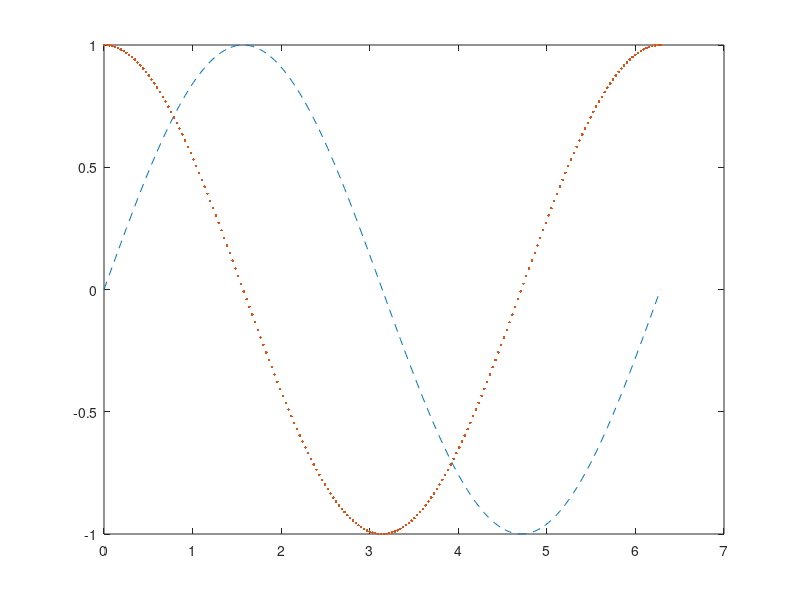

This chart was generated by the following MATLAB code: (Note: this script raises an error after producing the figure.)
% plot(x, y)
% y2 = cos(x);
% plot(x,y,x,y2);
% plot();
% plot();

%os tamanhos dos arrays devem ser iguais
y =[1,1,2,3,5,8,13,21];
plot(y)
x = [0,0.1,0.2,0.3,0.4,0.5,0.6,0.7];
plot(x,y)

%inicio, fim e quantidade de pontos funcao linspace
x = linspace(0,2*pi,200);
y = sin(x);
plot(x,y)
y2 = cos(x);
plot(x,y,'--',x,y2,'.');
openfig('tutorial_plot.fig')